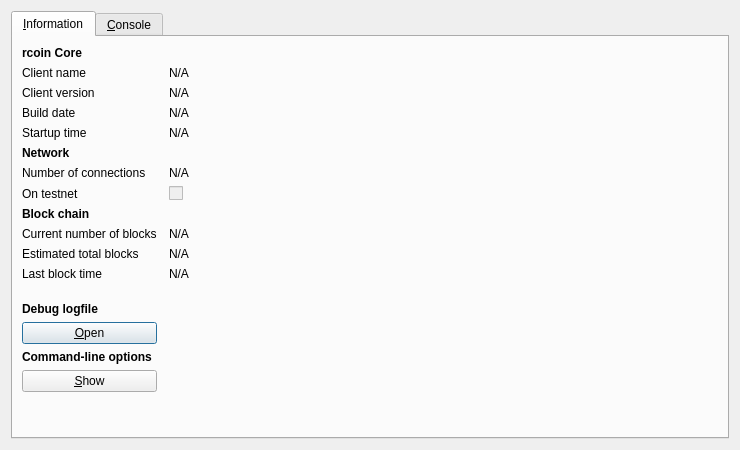
<?xml version="1.0" encoding="UTF-8"?>
<ui version="4.0">
 <class>RPCConsole</class>
 <widget class="QDialog" name="RPCConsole">
  <property name="geometry">
   <rect>
    <x>0</x>
    <y>0</y>
    <width>740</width>
    <height>450</height>
   </rect>
  </property>
  <property name="windowTitle">
   <string>rcoin - Debug window</string>
  </property>
  <layout class="QVBoxLayout" name="verticalLayout_2">
   <item>
    <widget class="QTabWidget" name="tabWidget">
     <property name="currentIndex">
      <number>0</number>
     </property>
     <widget class="QWidget" name="tab_info">
      <attribute name="title">
       <string>&amp;Information</string>
      </attribute>
      <layout class="QGridLayout" name="gridLayout" columnstretch="0,1">
       <property name="horizontalSpacing">
        <number>12</number>
       </property>
       <item row="0" column="0">
        <widget class="QLabel" name="label_9">
         <property name="font">
          <font>
           <weight>75</weight>
           <bold>true</bold>
          </font>
         </property>
         <property name="text">
          <string>rcoin Core</string>
         </property>
        </widget>
       </item>
       <item row="1" column="0">
        <widget class="QLabel" name="label_5">
         <property name="text">
          <string>Client name</string>
         </property>
        </widget>
       </item>
       <item row="1" column="1">
        <widget class="QLabel" name="clientName">
         <property name="cursor">
          <cursorShape>IBeamCursor</cursorShape>
         </property>
         <property name="text">
          <string>N/A</string>
         </property>
         <property name="textFormat">
          <enum>Qt::PlainText</enum>
         </property>
         <property name="textInteractionFlags">
          <set>Qt::LinksAccessibleByMouse|Qt::TextSelectableByKeyboard|Qt::TextSelectableByMouse</set>
         </property>
        </widget>
       </item>
       <item row="2" column="0">
        <widget class="QLabel" name="label_6">
         <property name="text">
          <string>Client version</string>
         </property>
        </widget>
       </item>
       <item row="2" column="1">
        <widget class="QLabel" name="clientVersion">
         <property name="cursor">
          <cursorShape>IBeamCursor</cursorShape>
         </property>
         <property name="text">
          <string>N/A</string>
         </property>
         <property name="textFormat">
          <enum>Qt::PlainText</enum>
         </property>
         <property name="textInteractionFlags">
          <set>Qt::LinksAccessibleByMouse|Qt::TextSelectableByKeyboard|Qt::TextSelectableByMouse</set>
         </property>
        </widget>
       </item>
       <item row="3" column="0">
        <widget class="QLabel" name="label_12">
         <property name="text">
          <string>Build date</string>
         </property>
        </widget>
       </item>
       <item row="3" column="1">
        <widget class="QLabel" name="buildDate">
         <property name="cursor">
          <cursorShape>IBeamCursor</cursorShape>
         </property>
         <property name="text">
          <string>N/A</string>
         </property>
         <property name="textFormat">
          <enum>Qt::PlainText</enum>
         </property>
         <property name="textInteractionFlags">
          <set>Qt::LinksAccessibleByMouse|Qt::TextSelectableByKeyboard|Qt::TextSelectableByMouse</set>
         </property>
        </widget>
       </item>
       <item row="4" column="0">
        <widget class="QLabel" name="label_13">
         <property name="text">
          <string>Startup time</string>
         </property>
        </widget>
       </item>
       <item row="4" column="1">
        <widget class="QLabel" name="startupTime">
         <property name="cursor">
          <cursorShape>IBeamCursor</cursorShape>
         </property>
         <property name="text">
          <string>N/A</string>
         </property>
         <property name="textFormat">
          <enum>Qt::PlainText</enum>
         </property>
         <property name="textInteractionFlags">
          <set>Qt::LinksAccessibleByMouse|Qt::TextSelectableByKeyboard|Qt::TextSelectableByMouse</set>
         </property>
        </widget>
       </item>
       <item row="5" column="0">
        <widget class="QLabel" name="label_11">
         <property name="font">
          <font>
           <weight>75</weight>
           <bold>true</bold>
          </font>
         </property>
         <property name="text">
          <string>Network</string>
         </property>
        </widget>
       </item>
       <item row="6" column="0">
        <widget class="QLabel" name="label_7">
         <property name="text">
          <string>Number of connections</string>
         </property>
        </widget>
       </item>
       <item row="6" column="1">
        <widget class="QLabel" name="numberOfConnections">
         <property name="cursor">
          <cursorShape>IBeamCursor</cursorShape>
         </property>
         <property name="text">
          <string>N/A</string>
         </property>
         <property name="textFormat">
          <enum>Qt::PlainText</enum>
         </property>
         <property name="textInteractionFlags">
          <set>Qt::LinksAccessibleByMouse|Qt::TextSelectableByKeyboard|Qt::TextSelectableByMouse</set>
         </property>
        </widget>
       </item>
       <item row="7" column="0">
        <widget class="QLabel" name="label_8">
         <property name="text">
          <string>On testnet</string>
         </property>
        </widget>
       </item>
       <item row="7" column="1">
        <widget class="QCheckBox" name="isTestNet">
         <property name="enabled">
          <bool>false</bool>
         </property>
         <property name="text">
          <string/>
         </property>
        </widget>
       </item>
       <item row="8" column="0">
        <widget class="QLabel" name="label_10">
         <property name="font">
          <font>
           <weight>75</weight>
           <bold>true</bold>
          </font>
         </property>
         <property name="text">
          <string>Block chain</string>
         </property>
        </widget>
       </item>
       <item row="9" column="0">
        <widget class="QLabel" name="label_3">
         <property name="text">
          <string>Current number of blocks</string>
         </property>
        </widget>
       </item>
       <item row="9" column="1">
        <widget class="QLabel" name="numberOfBlocks">
         <property name="cursor">
          <cursorShape>IBeamCursor</cursorShape>
         </property>
         <property name="text">
          <string>N/A</string>
         </property>
         <property name="textFormat">
          <enum>Qt::PlainText</enum>
         </property>
         <property name="textInteractionFlags">
          <set>Qt::LinksAccessibleByMouse|Qt::TextSelectableByKeyboard|Qt::TextSelectableByMouse</set>
         </property>
        </widget>
       </item>
       <item row="10" column="0">
        <widget class="QLabel" name="label_4">
         <property name="text">
          <string>Estimated total blocks</string>
         </property>
        </widget>
       </item>
       <item row="10" column="1">
        <widget class="QLabel" name="totalBlocks">
         <property name="cursor">
          <cursorShape>IBeamCursor</cursorShape>
         </property>
         <property name="text">
          <string>N/A</string>
         </property>
         <property name="textFormat">
          <enum>Qt::PlainText</enum>
         </property>
         <property name="textInteractionFlags">
          <set>Qt::LinksAccessibleByMouse|Qt::TextSelectableByKeyboard|Qt::TextSelectableByMouse</set>
         </property>
        </widget>
       </item>
       <item row="11" column="0">
        <widget class="QLabel" name="label_2">
         <property name="text">
          <string>Last block time</string>
         </property>
        </widget>
       </item>
       <item row="11" column="1">
        <widget class="QLabel" name="lastBlockTime">
         <property name="cursor">
          <cursorShape>IBeamCursor</cursorShape>
         </property>
         <property name="text">
          <string>N/A</string>
         </property>
         <property name="textFormat">
          <enum>Qt::PlainText</enum>
         </property>
         <property name="textInteractionFlags">
          <set>Qt::LinksAccessibleByMouse|Qt::TextSelectableByKeyboard|Qt::TextSelectableByMouse</set>
         </property>
        </widget>
       </item>
       <item row="12" column="0">
        <spacer name="verticalSpacer_2">
         <property name="orientation">
          <enum>Qt::Vertical</enum>
         </property>
         <property name="sizeHint" stdset="0">
          <size>
           <width>20</width>
           <height>20</height>
          </size>
         </property>
        </spacer>
       </item>
       <item row="13" column="0">
        <widget class="QLabel" name="labelDebugLogfile">
         <property name="font">
          <font>
           <weight>75</weight>
           <bold>true</bold>
          </font>
         </property>
         <property name="text">
          <string>Debug logfile</string>
         </property>
        </widget>
       </item>
       <item row="14" column="0">
        <widget class="QPushButton" name="openDebugLogfileButton">
         <property name="toolTip">
          <string>Open the rcoin debug logfile from the current data directory. This can take a few seconds for large logfiles.</string>
         </property>
         <property name="text">
          <string>&amp;Open</string>
         </property>
        </widget>
       </item>
       <item row="15" column="0">
        <widget class="QLabel" name="labelCLOptions">
         <property name="font">
          <font>
           <weight>75</weight>
           <bold>true</bold>
          </font>
         </property>
         <property name="text">
          <string>Command-line options</string>
         </property>
        </widget>
       </item>
       <item row="16" column="0">
        <widget class="QPushButton" name="showCLOptionsButton">
         <property name="toolTip">
          <string>Show the rcoin-Qt help message to get a list with possible rcoin command-line options.</string>
         </property>
         <property name="text">
          <string>&amp;Show</string>
         </property>
        </widget>
       </item>
       <item row="17" column="0">
        <spacer name="verticalSpacer">
         <property name="orientation">
          <enum>Qt::Vertical</enum>
         </property>
         <property name="sizeHint" stdset="0">
          <size>
           <width>20</width>
           <height>40</height>
          </size>
         </property>
        </spacer>
       </item>
      </layout>
     </widget>
     <widget class="QWidget" name="tab_console">
      <attribute name="title">
       <string>&amp;Console</string>
      </attribute>
      <layout class="QVBoxLayout" name="verticalLayout_3">
       <property name="spacing">
        <number>3</number>
       </property>
       <item>
        <widget class="QTextEdit" name="messagesWidget">
         <property name="minimumSize">
          <size>
           <width>0</width>
           <height>100</height>
          </size>
         </property>
         <property name="readOnly">
          <bool>true</bool>
         </property>
         <property name="tabKeyNavigation" stdset="0">
          <bool>false</bool>
         </property>
         <property name="columnCount" stdset="0">
          <number>2</number>
         </property>
        </widget>
       </item>
       <item>
        <layout class="QHBoxLayout" name="horizontalLayout">
         <property name="spacing">
          <number>3</number>
         </property>
         <item>
          <widget class="QLabel" name="label">
           <property name="text">
            <string notr="true">&gt;</string>
           </property>
          </widget>
         </item>
         <item>
          <widget class="QLineEdit" name="lineEdit"/>
         </item>
         <item>
          <widget class="QPushButton" name="clearButton">
           <property name="maximumSize">
            <size>
             <width>24</width>
             <height>24</height>
            </size>
           </property>
           <property name="toolTip">
            <string>Clear console</string>
           </property>
           <property name="text">
            <string/>
           </property>
           <property name="icon">
            <iconset resource="../bitcoin.qrc">
             <normaloff>:/icons/remove</normaloff>:/icons/remove</iconset>
           </property>
           <property name="shortcut">
            <string notr="true">Ctrl+L</string>
           </property>
           <property name="autoDefault">
            <bool>false</bool>
           </property>
          </widget>
         </item>
        </layout>
       </item>
       <item>
        <layout class="QHBoxLayout" name="bottomLayout">
         <property name="spacing">
          <number>3</number>
         </property>
         <item>
          <widget class="QLabel" name="notice">
           <property name="text">
            <string>For more information on these commands, see the Wiki</string>
           </property>
          </widget>
         </item>
        </layout>
       </item>
      </layout>
     </widget>
    </widget>
   </item>
  </layout>
 </widget>
 <resources>
  <include location="../bitcoin.qrc"/>
 </resources>
 <connections/>
</ui>
